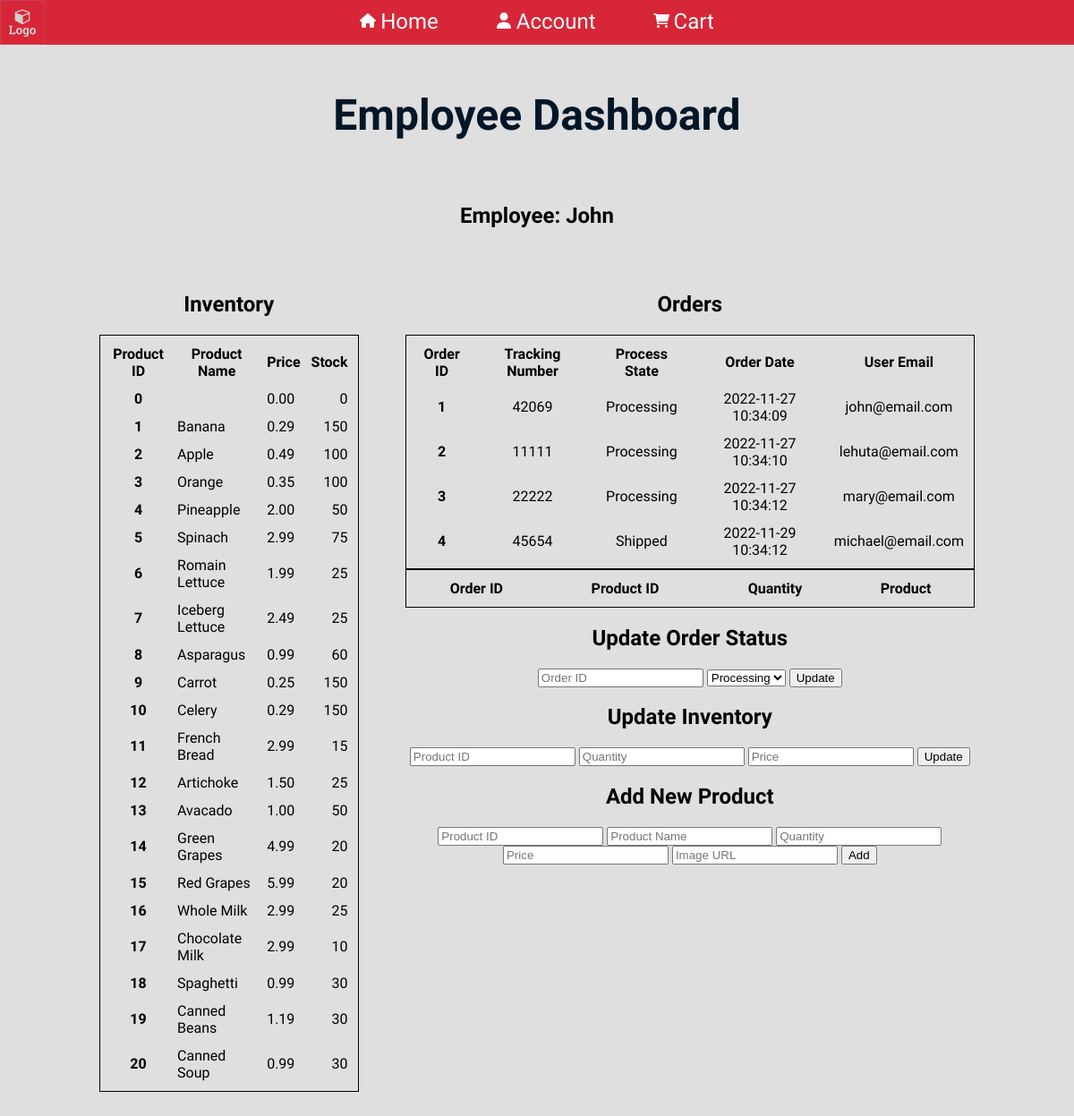
The app's page /pages/employee.php (signed in) with its own data.
### tables this page shows
CREATE TABLE Inventory (

    inv_id INT NOT NULL UNIQUE,
    inv_name CHAR(50) NOT NULL,
    inv_price DECIMAL(5,2) NOT NULL,
    inv_stock INT NOT NULL,
    inv_image CHAR(100) NOT NULL,

    PRIMARY KEY(inv_id)

);

CREATE TABLE Orders (

    order_no INT NOT NULL UNIQUE,
    track_no INT NOT NULL UNIQUE,
    process_state CHAR(50) NOT NULL,
    order_date DATETIME NOT NULL,
    user_email CHAR(100) NOT NULL UNIQUE,
    id_emp INT NOT NULL UNIQUE,

    PRIMARY KEY(order_no),
    FOREIGN KEY(user_email) REFERENCES Customer(email_addr),
    FOREIGN KEY(id_emp) REFERENCES Employee(emp_id)

);

### pages/employee.php (the view, shortened to what this page needs)
<html>
    <head>
        <link rel="stylesheet" href="../css/styles.css">
    </head>
    <body>
        <div id="nav">
            <img src="../images/logo.png">
            <ul>
                <li><a href="../index.php">Home</a></li>
                <li><a href="account.php"><svg xmlns="http://www.w3.org/2000/svg" viewBox="0 0 448 512"><path d="M224 256c70.7 0 128-57.3 128-128S294.7 0 224 0S96 57.3 96 128s57.3 128 128 128zm-45.7 48C79.8 304 0 383.8 0 482.3C0 498.7 13.3 512 29.7 512H418.3c16.4 0 29.7-13.3 29.7-29.7C448 383.8 368.2 304 269.7 304H178.3z"/></svg>Account</a></li>
                <li><a href="#">Cart</a></li>
            </ul>
        </div>
        <div id="content">
            <div id="title"><h1>Employee Dashboard</h1></div>
            <?php
            include '../hidden.php';
            try {
                $pdo = new PDO($dbname, $username, $password);
            }
            catch(PDOexception $e) {
                echo "<p>Connection to database failed: ${$e->getMessage()}</p>\n";
            }
            echo "<center><h2>Employee: " . $_SESSION['first_name'] . " " . $_SESSION['last_name'] . "</h2></center>\n";
            echo "<table style=\"margin: 0px auto; border-spacing: 50px; text-align: center;\">";
            echo "<tr VALIGN=TOP>";
            echo "<td>";
            echo "<h2>Inventory</h2>\n";
            $sql = "SELECT inv_id, inv_name, inv_stock, inv_price FROM Inventory";
            $result = $pdo->query($sql);
            echo "<table style=\"border: 1px solid black; border-spacing: 10px;\">";
            echo "<tr><th>Product ID</th><th>Product Name</th><th>Price</th><th>Stock</tr>\n";
            foreach ($result as $row) {
                echo "<tr><td style=\"font-weight: bold; text-align: center;\">${row['inv_id']}</td><td>${row['inv_name']}</td><td>${row['inv_price']}</td><td style=\"text-align: right;\">${row['inv_stock']}</td></tr>\n";
            }
            echo "</table>\n";
            echo "</td>";
            echo "<td>";
            echo "<h2>Orders</h2>\n";
            $sql = "SELECT * FROM Orders";
            $result = $pdo->query($sql);
            echo "<table style=\"border: 1px solid black; border-spacing: 10px; width: 100%; text-align: center;\">";
            echo "<tr><th>Order ID</th><th>Tracking Number</th><th>Process State</th><th>Order Date</th><th>User Email</th></tr>\n";
            foreach ($result as $row) {
                echo "<tr><td style=\"font-weight: bold; text-align: center;\">${row['order_no']}</td><td>${row['track_no']}</td><td>${row['process_state']}</td><td>${row['order_date']}</td><td>${row['user_email']}</td></tr>\n";
            }
            echo "<table style=\"border: 1px solid black; border-spacing: 10px; width: 100%; text-align: center;\">";
            echo "<tr><th>Order ID</th><th>Product ID</th><th>Quantity</th><th>Product</th></tr>\n";
            echo "</table>\n";
            ?>
            <h2>Update Order Status</h2>
            <form action="employee.php" method="post">
                <input type="text" name="order" placeholder="Order ID">
                <select name="process">
                    <option value="Processing">Processing</option>
                </select>
                <input type="submit" value="Update">
            </form>
            <h2>Update Inventory</h2>
            <form action="employee.php" method="post">
                <input type="text" name="id" placeholder="Product ID">
                <input type="text" name="stock" placeholder="Quantity">
                <input type="number" name="price" step="0.01" placeholder="Price">
                <input type="submit" value="Update">
            </form>
            <h2>Add New Product</h2>
            <form action="employee.php" method="post">
                <input type="text" name="prodID" placeholder="Product ID">
                <input type="text" name="prodName" placeholder="Product Name">
                <input type="text" name="prodStock" placeholder="Quantity">
                <input type="number" name="prodPrice" step="0.01" placeholder="Price">
                <input type="text" name="prodImage" placeholder="Image URL">
                <input type="submit" value="Add">
            </form>
            <?php
            echo "</td>";
            echo "</table>\n";
            ?>
    </div>
    </body>
</html>

### css/styles.css (style rules this page uses)
html { background-color: rgb(223, 223, 223); font-family: "Sono", sans-serif; margin: 0; padding: 0; }
body { margin: 0; padding: 0; height: 100vh; }
h1 { font-size: 3em; color: #011627; text-align: center; margin: 0; }
#title { padding: 50px 0; }
#nav { margin: 0 0 0 0; padding: 0; background-color: #D72638; width: 100%; height: 50px; }
#nav img { float: left; width: 50px; }
#nav ul { list-style-type: none; text-decoration: none; text-align: center; padding: 10px 0; display: block; margin: 0 auto; width: 50%; }
#nav ul li { text-decoration: none; display: inline; padding: 0 5%; }
#nav ul li a { font-size: 24px; color: white; text-decoration: none; width: 100%; height: 100%; }
#nav ul li a svg { width: 18px; height: 18px; margin-right: 5px; fill: white; }
#content { background-color: rgb(223, 223, 223); display: block; margin: 0 auto; width: 90%; height: 100vh; }

### records on screen
inventory: inv_id "0", inv_price "0.00", inv_stock "0"
inventory: inv_id "1", inv_name "Banana", inv_price "0.29", inv_stock "150"
inventory: inv_id "2", inv_name "Apple", inv_price "0.49", inv_stock "100"
inventory: inv_id "3", inv_name "Orange", inv_price "0.35", inv_stock "100"
inventory: inv_id "4", inv_name "Pineapple", inv_price "2.00", inv_stock "50"
inventory: inv_id "5", inv_name "Spinach", inv_price "2.99", inv_stock "75"
inventory: inv_id "6", inv_name "Romain Lettuce", inv_price "1.99", inv_stock "25"
inventory: inv_id "7", inv_name "Iceberg Lettuce", inv_price "2.49", inv_stock "25"
inventory: inv_id "8", inv_name "Asparagus", inv_price "0.99", inv_stock "60"
inventory: inv_id "9", inv_name "Carrot", inv_price "0.25", inv_stock "150"
inventory: inv_id "10", inv_name "Celery", inv_price "0.29", inv_stock "150"
inventory: inv_id "11", inv_name "French Bread", inv_price "2.99", inv_stock "15"
inventory: inv_id "12", inv_name "Artichoke", inv_price "1.50", inv_stock "25"
inventory: inv_id "13", inv_name "Avacado", inv_price "1.00", inv_stock "50"
inventory: inv_id "14", inv_name "Green Grapes", inv_price "4.99", inv_stock "20"
inventory: inv_id "15", inv_name "Red Grapes", inv_price "5.99", inv_stock "20"
inventory: inv_id "16", inv_name "Whole Milk", inv_price "2.99", inv_stock "25"
inventory: inv_id "17", inv_name "Chocolate Milk", inv_price "2.99", inv_stock "10"
inventory: inv_id "18", inv_name "Spaghetti", inv_price "0.99", inv_stock "30"
inventory: inv_id "19", inv_name "Canned Beans", inv_price "1.19", inv_stock "30"
inventory: inv_id "20", inv_name "Canned Soup", inv_price "0.99", inv_stock "30"
orders: order_no "1", track_no "42069", process_state "Processing", order_date "2022-11-27 10:34:09", user_email "john@email.com"
orders: order_no "2", track_no "11111", process_state "Processing", order_date "2022-11-27 10:34:10", user_email "lehuta@email.com"
orders: order_no "3", track_no "22222", process_state "Processing", order_date "2022-11-27 10:34:12", user_email "mary@email.com"
orders: order_no "4", track_no "45654", process_state "Shipped", order_date "2022-11-29 10:34:12", user_email "michael@email.com"

### other values on screen
$_SESSION['first_name'] "John"
